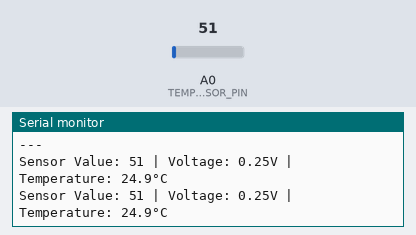
Recording of a sketch running on a simulated Arduino Uno, built with avr-gcc and run on an emulated ATmega328P. Shown: the last lines printed to the serial monitor. The test bench sets the inputs (shaded band); at power-on: A0 (TEMP_SENSOR_PIN) = 51.

Above: at 1.8 s.
1.9 s: A0 (TEMP_SENSOR_PIN) set to 61
At 2.9 s:
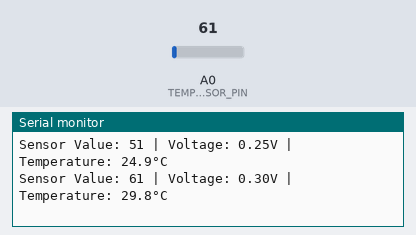
3.4 s: A0 (TEMP_SENSOR_PIN) set to 71
At 4.9 s:
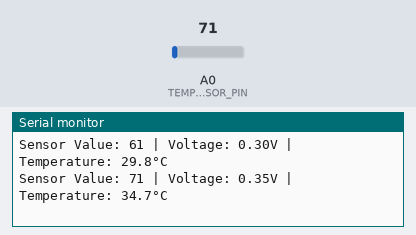
Timing chart, 0 to 6.4 s (numbered marks = the images above; inputs shaded):
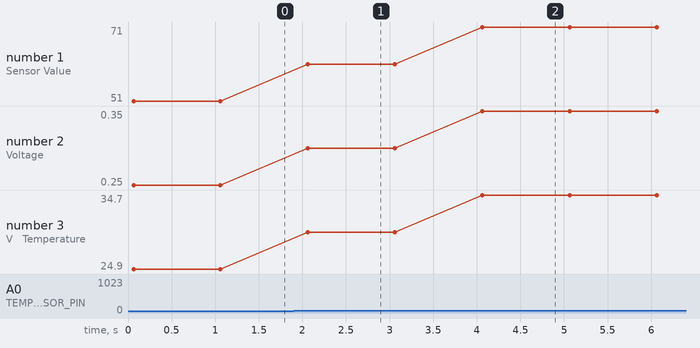

Measured:
- after the input at 1.9 s, the serial monitor: prints a new line after 0.16 s (image 1)
- after the input at 3.4 s, the serial monitor: prints a new line after 0.66 s (image 2)
- plotted number 1: 51 → 61 after the input at 1.9 s, 61 → 71 after the input at 3.4 s
- plotted number 2: 0.25 → 0.3 after the input at 1.9 s, 0.3 → 0.35 after the input at 3.4 s
- plotted number 3: 24.9 → 29.8 after the input at 1.9 s, 29.8 → 34.7 after the input at 3.4 s

The sketch:

temperature_sensor.ino
```cpp
/*
 * Project: Temperature Sensor - LM35
 * Description: Read temperature from LM35 temperature sensor and display it
 * Author: XergioAleX
 * Date: 2025
 */

// Pin definitions
const int TEMP_SENSOR_PIN = A0;  // LM35 analog input pin

// Variables
int sensorValue = 0;        // Raw reading from sensor (0-1023)
float voltage = 0.0;        // Voltage reading in volts
float temperature = 0.0;    // Temperature in Celsius

void setup() {
  // Initialize serial communication for debugging
  Serial.begin(9600);
  Serial.println("Temperature Sensor (LM35) Started");
  Serial.println("Reading temperature...");
  Serial.println("---");
}

void loop() {
  // Read the analog value from the temperature sensor
  // analogRead() returns a value from 0 to 1023
  sensorValue = analogRead(TEMP_SENSOR_PIN);

  // Convert the analog reading to voltage
  // Arduino analog input: 0-1023 maps to 0-5V
  // Formula: voltage = (sensorValue / 1023.0) * 5.0
  voltage = (sensorValue / 1023.0) * 5.0;

  // Convert voltage to temperature
  // LM35: 10mV per degree Celsius
  // Formula: temperature = voltage * 100
  // Example: 0.25V = 25°C, 0.30V = 30°C
  temperature = voltage * 100.0;

  // Print temperature to Serial Monitor
  Serial.print("Sensor Value: ");
  Serial.print(sensorValue);
  Serial.print(" | Voltage: ");
  Serial.print(voltage, 2);  // 2 decimal places
  Serial.print("V | Temperature: ");
  Serial.print(temperature, 1);  // 1 decimal place
  Serial.println("°C");

  // Wait 1 second before next reading
  delay(1000);
}
```
